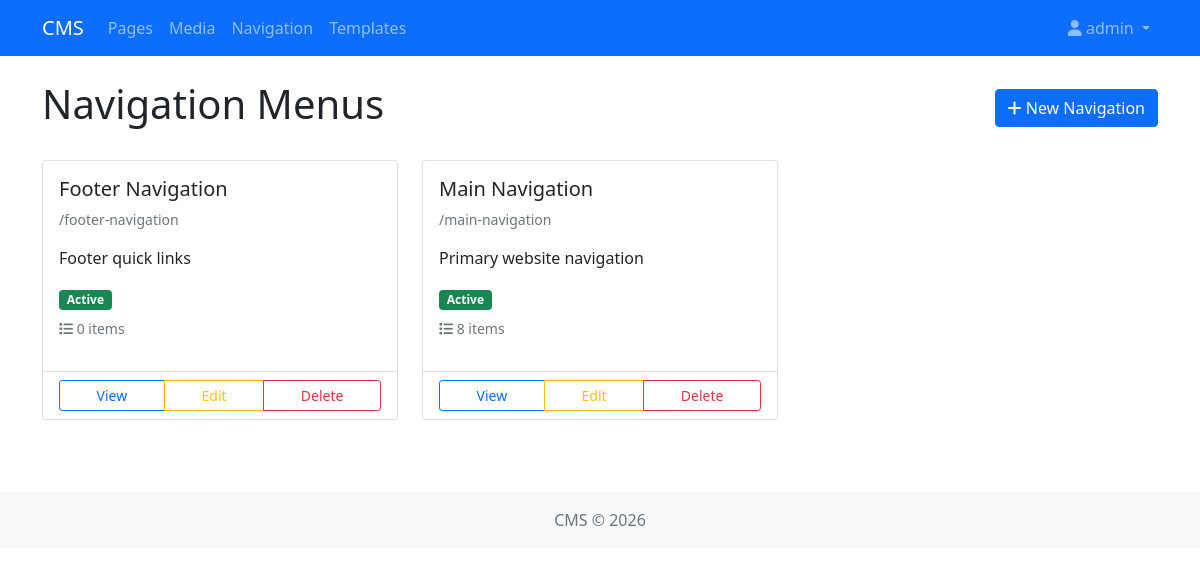
Page /navigation/ (signed in) on the committed database.
### navigation/models.py (models this page shows, shortened)
class Navigation(models.Model):
    name = models.CharField(max_length=255)
    slug = models.SlugField(max_length=255, unique=True)
    description = models.TextField(blank=True)
    is_active = models.BooleanField(default=True)
    created_by = models.ForeignKey(User, on_delete=models.CASCADE, related_name='navigations')
    created_at = models.DateTimeField(auto_now_add=True)
    updated_at = models.DateTimeField(auto_now=True)
    class Meta:
        verbose_name_plural = 'Navigations'
        ordering = ['name']

### navigation/views.py (the view)
# urls.py: path('', views.NavigationListView.as_view(), name='navigation_list'),
class NavigationListView(LoginRequiredMixin, ListView):
    model = Navigation
    template_name = 'navigation/navigation_list.html'
    context_object_name = 'navigations'

### navigation/templates/navigation/navigation_list.html (shortened to what this page needs)
{% extends 'base.html' %}
{% block content %}
<div class="d-flex justify-content-between align-items-center mb-4">
    <h1>Navigation Menus</h1>
    <a href="{% url 'navigation:navigation_create' %}" class="btn btn-primary">
        <i class="fas fa-plus"></i> New Navigation
    </a>
</div>
<div class="row">
    {% for nav in navigations %}
        <div class="col-md-6 col-lg-4 mb-4">
            <div class="card h-100">
                <div class="card-body">
                    <h5 class="card-title">{{ nav.name }}</h5>
                    <p class="text-muted small">/{{ nav.slug }}</p>
                    <p class="card-text">{{ nav.description|truncatewords:20 }}</p>
                    <span class="badge bg-{% if nav.is_active %}success{% else %}secondary{% endif %}">
                        {% if nav.is_active %}Active{% else %}Inactive{% endif %}
                    </span>
                    <p class="small text-muted mt-2">
                        <i class="fas fa-list"></i> {{ nav.items.count }} items
                    </p>
                </div>
                <div class="card-footer bg-white">
                    <div class="btn-group w-100" role="group">
                        <a href="{% url 'navigation:navigation_detail' nav.pk %}" class="btn btn-sm btn-outline-primary">View</a>
                        <a href="{% url 'navigation:navigation_update' nav.pk %}" class="btn btn-sm btn-outline-warning">Edit</a>
                        <a href="{% url 'navigation:navigation_delete' nav.pk %}" class="btn btn-sm btn-outline-danger">Delete</a>
                    </div>
                </div>
            </div>
        </div>
    {% empty %}
        <div class="col-12">
            <div class="alert alert-info">
                <i class="fas fa-info-circle"></i> No navigation menus found. Create your first menu!
            </div>
        </div>
    {% endfor %}
</div>
{% endblock %}

### templates/base.html (shortened to what this page needs)
<!DOCTYPE html>
<html lang="en">
<head>
    <link href="https://cdn.jsdelivr.net/npm/bootstrap@5.1.3/dist/css/bootstrap.min.css" rel="stylesheet">
    <link href="https://cdnjs.cloudflare.com/ajax/libs/font-awesome/6.0.0/css/all.min.css" rel="stylesheet">
</head>
<body>
    <nav class="navbar navbar-expand-lg navbar-dark bg-primary">
        <div class="container">
            <a class="navbar-brand" href="/">CMS</a>
            <div class="collapse navbar-collapse" id="navbarNav">
                <ul class="navbar-nav me-auto">
                    <li class="nav-item">
                        <a class="nav-link" href="{% url 'pages:page_list' %}">Pages</a>
                    </li>
                    <li class="nav-item">
                        <a class="nav-link" href="{% url 'media:media_list' %}">Media</a>
                    </li>
                    <li class="nav-item">
                        <a class="nav-link" href="{% url 'navigation:navigation_list' %}">Navigation</a>
                    </li>
                    <li class="nav-item">
                        <a class="nav-link" href="{% url 'templates:template_list' %}">Templates</a>
                    </li>
                </ul>
                <ul class="navbar-nav">
                    {% if user.is_authenticated %}
                        <li class="nav-item dropdown">
                            <a class="nav-link dropdown-toggle" href="#" id="userDropdown" role="button" data-bs-toggle="dropdown">
                                <i class="fas fa-user"></i> {{ user.username }}
                            </a>
                        </li>
                    {% else %}
                        <li class="nav-item">
                            <a class="nav-link" href="/admin/login/">Login</a>
                        </li>
                    {% endif %}
                </ul>
            </div>
        </div>
    </nav>
    <main class="container my-4">
        {% block content %}{% endblock %}
    </main>
    <footer class="bg-light text-center py-3 mt-5">
        <div class="container">
            <p class="text-muted mb-0">CMS &copy; 2026</p>
        </div>
    </footer>
</body>
</html>

### rows in the picture
Navigation: name "Footer Navigation", slug "footer-navigation", description "Footer quick links", is_active "Active", items.count "0"
Navigation: name "Main Navigation", slug "main-navigation", description "Primary website navigation", is_active "Active", items.count "8"

### other values in the picture
{{ user.username }} "admin"
